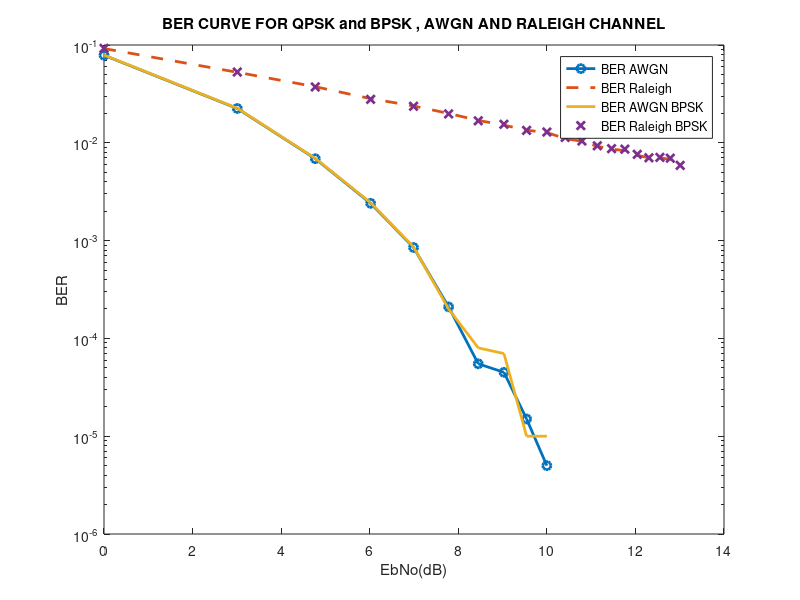

This chart was generated by the following MATLAB code:
clear all
len=100000;
bits_real=round(rand(1,len));
bits_Imaginary=round(rand(1,len));
S_real=2*(bits_real-0.5);
S_Imag=2*(bits_Imaginary-0.5);
S_complex=S_real+j*S_Imag;

S_complex_BPSK=S_real;

Eb_No=1:20;

BER_AWGN=zeros(1,length(Eb_No));
BER_Raleigh=zeros(1,length(Eb_No));
BER_AWGN_BPSK=zeros(1,length(Eb_No));
BER_Raleigh_BPSK=zeros(1,length(Eb_No));
for i=1:length(Eb_No)
    Signal_Recieved_Real=zeros(1,len);
    Signal_Recieved_Imaginary=zeros(1,len);
    noise_AWGN=(1/sqrt(2*(Eb_No(i))))*(randn(1,len)+1i*randn(1,len));
    noise_Raleigh = randn(1,len) + 1i*randn(1,len);  
    Noised_Signal_AWGN=S_complex +noise_AWGN;
    Noised_Signal_Raleigh=noise_Raleigh.*S_complex+noise_AWGN;
    Noised_Signal_Raleigh=Noised_Signal_Raleigh./noise_Raleigh;
    
    Recieved_Signal_AWGN_real=sign(real(Noised_Signal_AWGN));                              
    Recieved_Signal_AWGN_imaginary=sign(imag(Noised_Signal_AWGN));
    Recieved_Signal_Raleigh_real=sign(real(Noised_Signal_Raleigh));                              
    Recieved_Signal_Raleigh_imaginary=sign(imag(Noised_Signal_Raleigh));
    
    BER_AWGN(i)=mean([(len-sum(Recieved_Signal_AWGN_real==S_real))/len (len-sum(Recieved_Signal_AWGN_imaginary==S_Imag))/len]);                   
    BER_Raleigh(i)=mean([(len-sum(Recieved_Signal_Raleigh_real==S_real))/len (len-sum(Recieved_Signal_Raleigh_imaginary==S_Imag))/len]);

    BER_AWGN_BPSK(i)=(len-sum(Recieved_Signal_AWGN_real==S_real))/len;                   
    BER_Raleigh_BPSK(i)=(len-sum(Recieved_Signal_Raleigh_real==S_real))/len;
end



figure;
grid on
semilogy(10*log10(Eb_No),BER_AWGN,'o-','LineWidth',2);
hold on
semilogy(10*log10(Eb_No),BER_Raleigh,'--','LineWidth',2);
hold on
semilogy(10*log10(Eb_No),BER_AWGN_BPSK,'-','LineWidth',2);
hold on
semilogy(10*log10(Eb_No),BER_Raleigh_BPSK,'x', 'LineWidth',2);
legend('BER AWGN','BER Raleigh','BER AWGN BPSK','BER Raleigh BPSK');
title('BER CURVE FOR QPSK and BPSK , AWGN AND RALEIGH CHANNEL');
xlabel('EbNo(dB)')                                  
ylabel('BER')                                         
                                               

